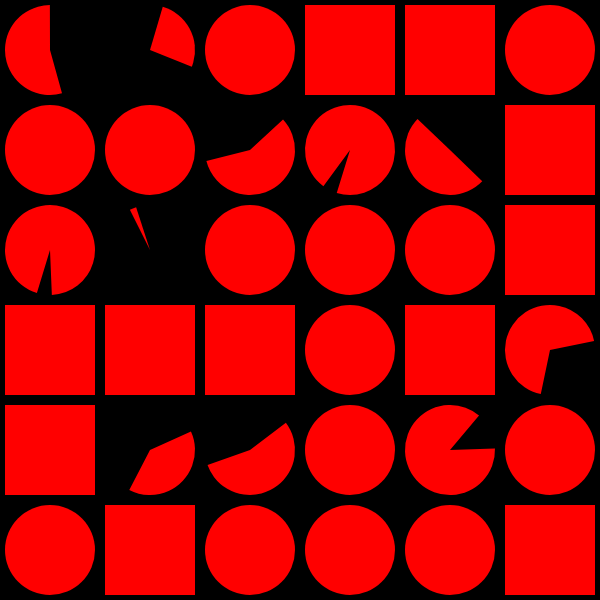
Frame 1 (no input)
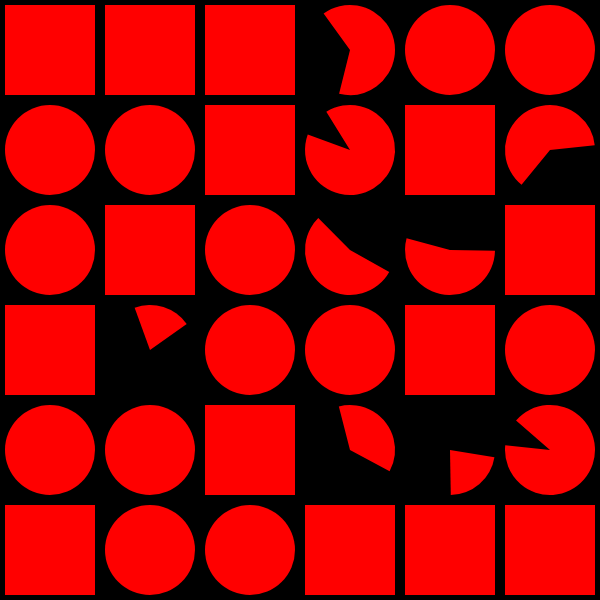
Frame 2 (the mouse pressed at the canvas centre, redrawn once)

The p5.js sketch that drew these frames (run headless with seeded random() and noise() and a simulated clock; the mouse was pressed at the canvas centre and the sketch redrawn once):

// p5.js sketch
// ── sketch.js
function setup() {
    createCanvas(600, 600);
    rectMode(CENTER);
    angleMode(DEGREES);
}
let r = 90;
function draw() {
    background(0);
    noLoop();
    noStroke();
    fill(255, 0, 0);
    
    for (let x = 50; x < width; x += 100) {
        for (let y = 50; y < height; y += 100) {
            let i = random(100);
            console.log(i);5
            if (i > 33 && i < 66) {
                ellipse(x, y, r, r);
            } else if (i > 66)  {
                arc(x, y, r, r, random(0,360), random(0,360), PIE);
            } else {
                rect(x, y, r, r);
            }
        }
    }
}
